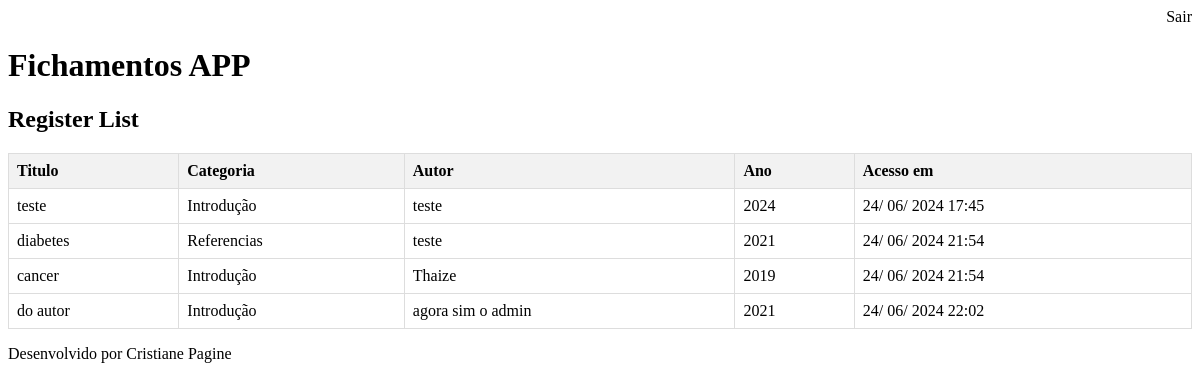
The page /register/ (signed in) on the database its author committed.
### core/models.py (models this page shows, shortened)
class Registers(models.Model):
    category = models.ForeignKey(Category, on_delete=models.CASCADE, verbose_name='Categoria')
    title = models.CharField(max_length=200, verbose_name='Titulo Referência')
    autor = models.CharField(max_length=300, blank=True, null=True,  verbose_name='Autor')
    year = models.PositiveIntegerField(verbose_name='Ano')
    objectives = models.CharField(max_length=600, verbose_name='Objetivos')
    database = models.CharField(max_length=150, verbose_name='Base de Dados')
    results = models.CharField(max_length=600, verbose_name='Resultados')
    limitations = models.CharField(max_length=600, verbose_name='Limitações')
    referencies = models.CharField(max_length=600, verbose_name='Referencias')
    dataacess = models.DateTimeField(auto_now=True, verbose_name='Data de Acesso')
    user = models.ForeignKey(User, on_delete=models.CASCADE, verbose_name='Usuário')
    class Meta:
        db_table = 'registers'
    def get_data(self):
        return self.dataacess.strftime('%d/ %m/ %Y %H:%M')

### category/models.py (models this page shows, shortened)
class Category(models.Model):
    name = models.CharField(max_length=200, unique=True, verbose_name='Nome da Categoria')
    class Meta:
        db_table = 'category'
    def __str__(self):
        return str(self.name)
    class Meta:
        verbose_name_plural = "Categories"

### core/views.py (the view)
# urls.py: path('register/', views.list_registers),
@login_required(login_url='/login/')
def list_registers(request):
    usuario = request.user
    if usuario.username == 'admin':
        registers = Registers.objects.all()
    else:
        registers = Registers.objects.filter(user=usuario)
    response = {'registers': registers}
    return render(request, 'registers.html', response)

### Templates/registers.html (shortened to what this page needs)
{% extends "modelpage.html" %}
{% block content%}
        <h2>Register List</h2>
        <table>
            <thead>
                <tr>
                    <th>Titulo</th>
                    <th>Categoria</th>
                    <th>Autor</th>
                    <th>Ano</th>
                    <th>Acesso em</th>
                </tr>
            </thead>
            <tbody>
                {% for register in registers %}
                <tr>
                    <td><a href="/register/{{ register.id }}">{{ register.title }}</a></td>
                    <td><a href="/register/{{ register.id }}">{{ register.category }}</a></td>
                    <td><a href="/register/{{ register.id }}">{{ register.autor }}</a></td>
                    <td><a href="/register/{{ register.id }}">{{ register.year }}</a></td>
                    <td><a href="/register/{{ register.id }}">{{ register.get_data}}</a></td>
                </tr>
                {% endfor %}
            </tbody>
        </table>
   {% endblock %}

### Templates/modelpage.html (shortened to what this page needs)
<!DOCTYPE html>
<html>
    <head>
        {% include "modelheader.html" %}
    </head>
    <body>
        {%block content%} {%endblock%}
        {%include "modelfooter.html"%}
    </body>
</html>

### Templates/modelheader.html (shortened to what this page needs)
<div align="right">
<a href="/logout">Sair</a>
</div>
<h1>Fichamentos APP</h1>

### Templates/modelfooter.html
<p>Desenvolvido por Cristiane Pagine</p>

### Templates/registers.html (style rules this page uses)
table { width: 100%; border-collapse: collapse; }
th, td { border: 1px solid #ddd; padding: 8px; }
th { background-color: #f2f2f2; text-align: left; }
a { display: block; text-decoration: none; color: inherit; width: 100%; height: 100%; }

### rows shown on the page
Registers: title "teste", category "Introdução", autor "teste", year "2024", get_data "24/ 06/ 2024 17:45"
Registers: title "diabetes", category "Referencias", autor "teste", year "2021", get_data "24/ 06/ 2024 21:54"
Registers: title "cancer", category "Introdução", autor "Thaize", year "2019", get_data "24/ 06/ 2024 21:54"
Registers: title "do autor", category "Introdução", autor "agora sim o admin", year "2021", get_data "24/ 06/ 2024 22:02"
